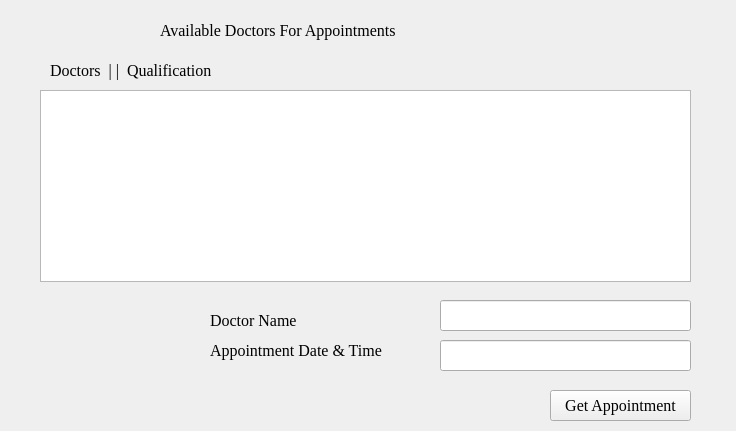
<?xml version="1.0" encoding="UTF-8"?>
<ui version="4.0">
 <class>win2</class>
 <widget class="QWidget" name="win2">
  <property name="geometry">
   <rect>
    <x>0</x>
    <y>0</y>
    <width>736</width>
    <height>431</height>
   </rect>
  </property>
  <property name="font">
   <font>
    <family>Times New Roman</family>
    <pointsize>12</pointsize>
   </font>
  </property>
  <property name="windowTitle">
   <string>Form</string>
  </property>
  <widget class="QTextBrowser" name="display_d">
   <property name="geometry">
    <rect>
     <x>40</x>
     <y>90</y>
     <width>651</width>
     <height>192</height>
    </rect>
   </property>
   <property name="styleSheet">
    <string notr="true">color: rgb(255, 255, 255);</string>
   </property>
  </widget>
  <widget class="QLineEdit" name="doc_name">
   <property name="geometry">
    <rect>
     <x>440</x>
     <y>300</y>
     <width>251</width>
     <height>31</height>
    </rect>
   </property>
   <property name="styleSheet">
    <string notr="true"/>
   </property>
  </widget>
  <widget class="QLabel" name="label">
   <property name="geometry">
    <rect>
     <x>210</x>
     <y>300</y>
     <width>111</width>
     <height>41</height>
    </rect>
   </property>
   <property name="styleSheet">
    <string notr="true">font: 12pt &quot;Times New Roman&quot;;</string>
   </property>
   <property name="text">
    <string>Doctor Name</string>
   </property>
  </widget>
  <widget class="QPushButton" name="get_appoint">
   <property name="geometry">
    <rect>
     <x>550</x>
     <y>390</y>
     <width>141</width>
     <height>31</height>
    </rect>
   </property>
   <property name="styleSheet">
    <string notr="true">font: 12pt &quot;Times New Roman&quot;;</string>
   </property>
   <property name="text">
    <string>Get Appointment</string>
   </property>
  </widget>
  <widget class="QLineEdit" name="date_time">
   <property name="geometry">
    <rect>
     <x>440</x>
     <y>340</y>
     <width>251</width>
     <height>31</height>
    </rect>
   </property>
   <property name="styleSheet">
    <string notr="true"/>
   </property>
  </widget>
  <widget class="QLabel" name="label_2">
   <property name="geometry">
    <rect>
     <x>210</x>
     <y>330</y>
     <width>181</width>
     <height>41</height>
    </rect>
   </property>
   <property name="styleSheet">
    <string notr="true">font: 12pt &quot;Times New Roman&quot;;</string>
   </property>
   <property name="text">
    <string>Appointment Date &amp; Time</string>
   </property>
  </widget>
  <widget class="QLabel" name="label_3">
   <property name="geometry">
    <rect>
     <x>160</x>
     <y>10</y>
     <width>381</width>
     <height>41</height>
    </rect>
   </property>
   <property name="styleSheet">
    <string notr="true">font: 700 italic 18pt &quot;Times New Roman&quot;;</string>
   </property>
   <property name="text">
    <string>Available Doctors For Appointments</string>
   </property>
  </widget>
  <widget class="QLabel" name="label_4">
   <property name="geometry">
    <rect>
     <x>50</x>
     <y>60</y>
     <width>241</width>
     <height>21</height>
    </rect>
   </property>
   <property name="styleSheet">
    <string notr="true">font: 700 14pt &quot;Times New Roman&quot;;</string>
   </property>
   <property name="text">
    <string>Doctors  | |  Qualification</string>
   </property>
  </widget>
 </widget>
 <resources/>
 <connections/>
</ui>
